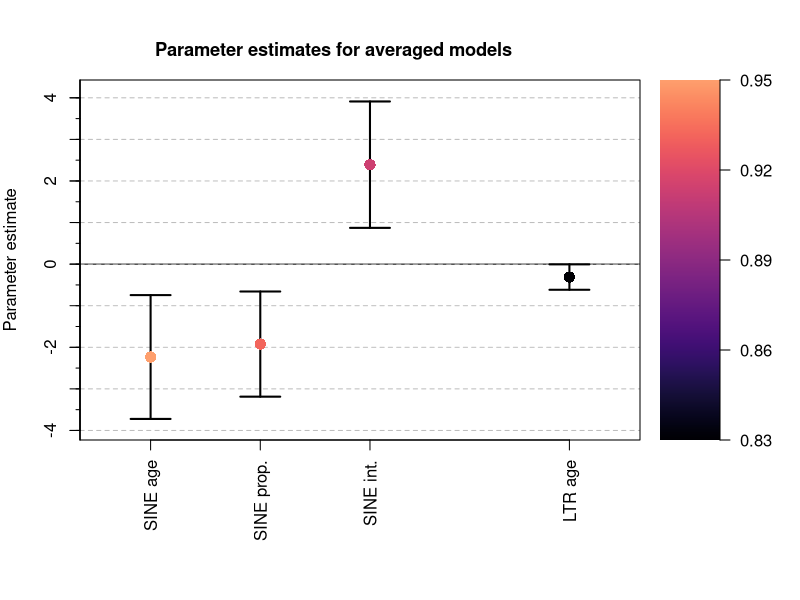

This figure's R source:



library(viridis)


combined.df <- read.csv("../results/model.averaging.csv")

# x positions
x <- c()
for (i in 1:length(combined.df$clade)) {
  if (is.null(x)) {
    x <- c(1)
  } else {
    x <- c(x, ifelse(combined.df$clade[i] == prev, tail(x, 1) + 0.55, tail(x, 1) + 1))
  }
  prev <- combined.df$clade[i]
}
imp <- combined.df$importance

# color mapping
res <- 10000 # resolution
palette <- viridis(res, begin = 0, end = 0.8, option = "A") # palette
cols <- palette[round(((imp - min(imp)) / diff(range(imp))) * (res-1)) + 1] # colors

# x labels
labels <- c()
for (i in combined.df$model) {
  rep <- toupper(regmatches(i, regexpr("(?<=\\.)[a-zA-Z]+", i, perl = TRUE)))
  if (rep == "OTHERS") {
    rep <- "Others"
  } else if (rep == "UNKNOWN") {
    rep <- "Unidtf"
  }
  
  if (grepl(":", i)) {
    type <- "int."
  } else if (sub("\\..*", "", i) == "prop") {
    type <- "prop."
  } else {
    type <- "age"
  }
  labels <- c(labels, paste(rep, type))
}

par(oma = c(0, 0, 3, 0))
layout(matrix(1:2, ncol = 2), widths = c(4, 1)) # make 2 plots

# main plot
par(mar = c(8, 4, 1, 0))
int.range <- range(as.matrix(combined.df[c("lower", "upper")]))
plot(y = combined.df$estimate, x = x, type = "n", ylim = 1.05 * int.range, 
     ylab = "Parameter estimate", xlab = NA, axes = FALSE,
     xlim = c(min(x)-0.25, max(x)+0.25)) # plot
abline(h = 0, lty = 1, col = "black") # line at y = 0
for (l in -100:100) {
  abline(h = l, lty = 2, col = "grey") # line at y = 0
}
segments(x, combined.df$lower, x, combined.df$upper, lwd = 2) # confidence bars
segments(x-0.1, combined.df$upper, x+0.1, combined.df$upper, lwd = 2)
segments(x-0.1, combined.df$lower, x+0.1, combined.df$lower, lwd = 2)
points(x, combined.df$estimate, pch = 16, cex = 1.5, col = cols) # colored points
axis(2) # y axis
axis(2, at = seq(-10, 10, by = 0.5), labels = FALSE, tcl = -0.2)
axis(2, at = seq(-10, 10, by = 1), labels = FALSE, tcl = -0.5)
axis(1, at = x, labels = labels, las = 2) # x axis
box()

# color bar
par(mar = c(8, 1, 1, 4))
height <- seq(min(imp), max(imp), length.out = res + 1) # y values
z <- matrix(seq(min(imp), max(imp), length.out = res), nrow = 1, ncol = res) # color gradient
image(x = c(0, 1), y = height, z = z, col = palette, 
      axes = FALSE, xlab = "", ylab = "") # make color bar
ticks <- seq(min(imp), max(imp), length.out = 5) # ticks
axis(4, at = ticks, labels = round(ticks, 2), las = 1) # y axis

# title
mtext("Parameter estimates for averaged models", 
      outer = TRUE, cex = 1.1, line = 0, font = 2, family = "sans", 
      adj = 0.35)
par(mar = c(5, 4, 4, 2) + 0.1) 

















































